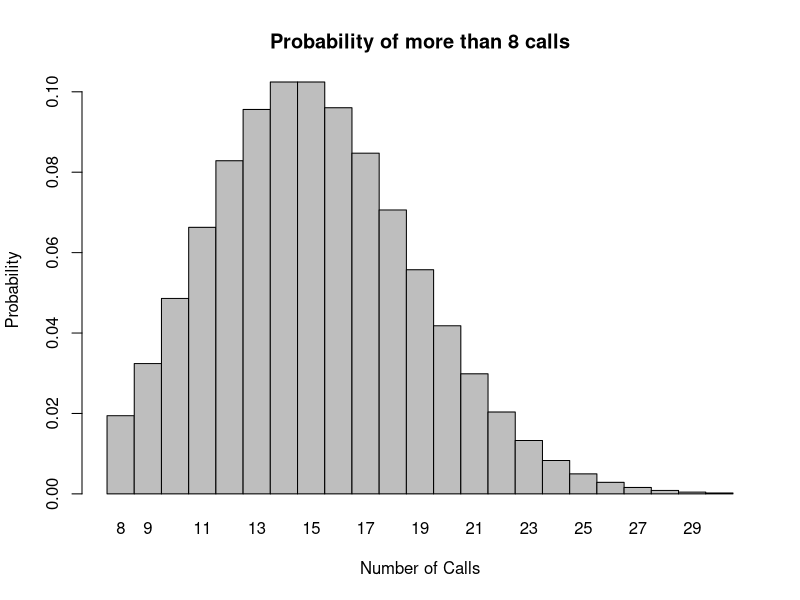
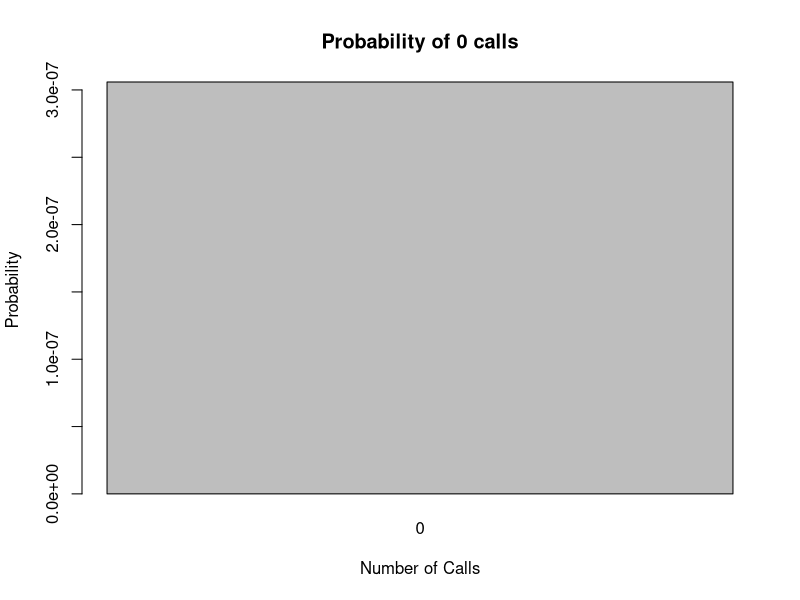
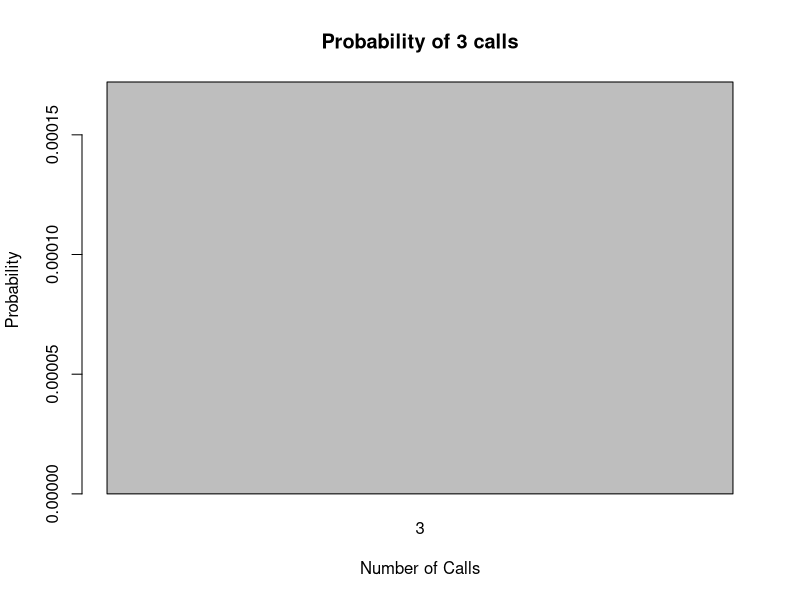
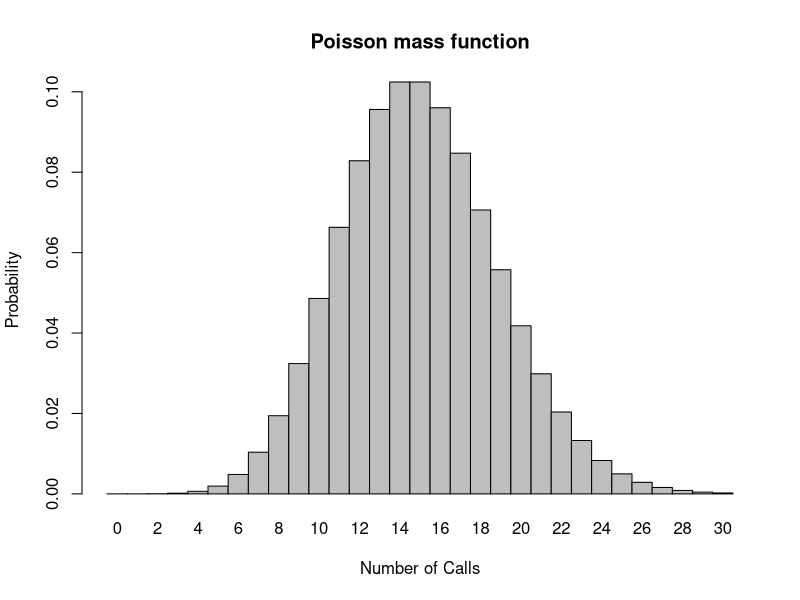

The R script that drew these images, in order:
## ---- chunk 1
x <- 8:30
l = 15
probset <- dpois(x = x, lambda = l)
barplot(probset, names.arg = x, space = 0, xlab = "Number of Calls", ylab = "Probability", main = "Probability of more than 8 calls")
x<- sum(probset)
x
## ---- chunk 2
x <- 0:0
l = 15
probset <- dpois(x = x, lambda = l)
barplot(probset, names.arg = x, space = 0, xlab = "Number of Calls", ylab = "Probability", main = "Probability of 0 calls")
probset
## ---- chunk 3
x <- 3:3
l = 15
probset <- dpois(x = x, lambda = l)
barplot(probset, names.arg = x, space = 0, xlab = "Number of Calls", ylab = "Probability", main = "Probability of 3 calls")
probset
## ---- chunk 4
x <- 0:30
l = 15
probset <- dpois(x = x, lambda = l)
barplot(probset, names.arg = x, space = 0, xlab = "Number of Calls", ylab = "Probability", main = "Poisson mass function")
